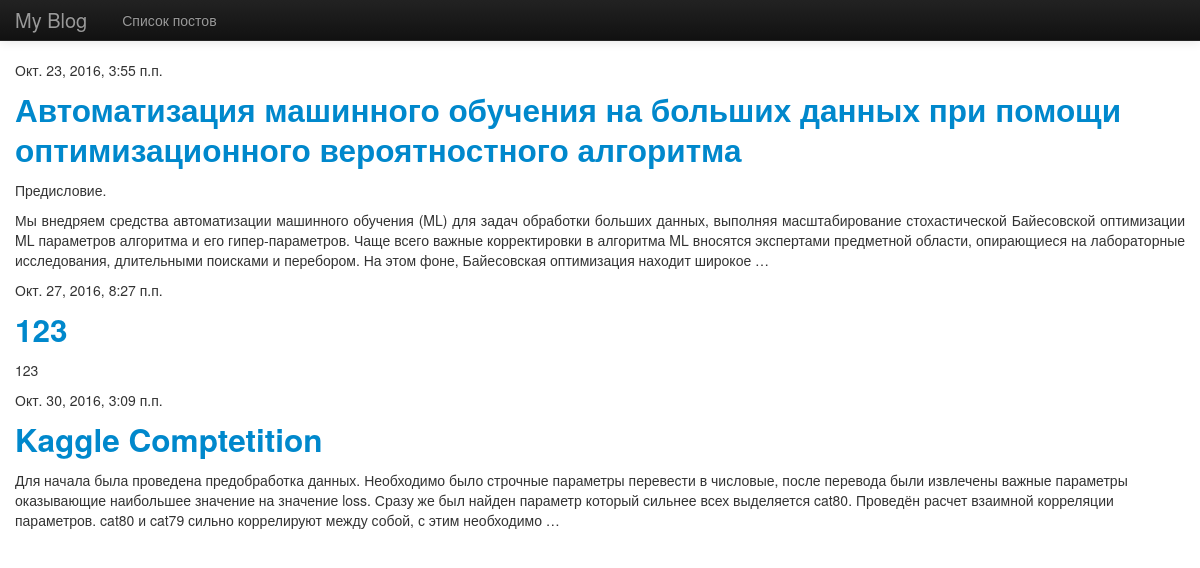
/blog/main/, run on the app's committed database.
### blog/models.py (models this page shows, shortened)
class Post(models.Model):
    title = models.CharField(max_length=255)
    datetime = models.DateTimeField(u'Date')
    is_draft = models.BooleanField(default=True)
    content = RichTextUploadingField(blank=True, default='', config_name='default')
    def get_absolute_url(self):
        return "/blog/main/%i/" % self.id

### blog/views.py (the view)
class PostsListView(ListView):
    model = Post

### blog/templates/blog/post_list.html
{% extends 'blog/base.html' %}
{% block content %}
    {% for post in object_list %}
        {% if not post.is_draft %}
            <p>{{ post.datetime }}</p>
            <h2><a href="{{ post.get_absolute_url }}">{{ post.title }}</a></h2>
            <p>{{post.content | truncatewords_html:50 | safe}}</p>
        {% endif %}
    {% empty %}
    <p>Нет постов</p>
    {% endfor %}
{% endblock %}

### blog/templates/blog/base.html (style rules this page uses)
body { padding-top: 60px; }

### data on the page
Post: datetime "Окт. 23, 2016, 3:55 п.п.", title "Автоматизация машинного обучения на больших данных при помощи оптимизационного вероятностного алгоритма", content "Предисловие. Мы внедряем средства автоматизации машинного обучения (ML) для задач обработки больших данных, выполняя масштабирование стохастической Байесовской оптимизации ML параметров алгоритма и его гипер-параметров. Чаще всего важные корректировки в алгоритма ML вносятся экспертами предметной области, опирающиеся на лабораторные исследования, длительными поисками и перебором. На этом фоне, Байесовская оптимизация находит широкое …"
Post: datetime "Окт. 27, 2016, 8:27 п.п.", title "123", content "123"
Post: datetime "Окт. 30, 2016, 3:09 п.п.", title "Kaggle Comptetition", content "Для начала была проведена предобработка данных. Необходимо было строчные параметры перевести в числовые, после перевода были извлечены важные параметры оказывающие наибольшее значение на значение loss. Сразу же был найден параметр который сильнее всех выделяется cat80. Проведён расчет взаимной корреляции параметров. cat80 и cat79 сильно коррелируют между собой, с этим необходимо …"
